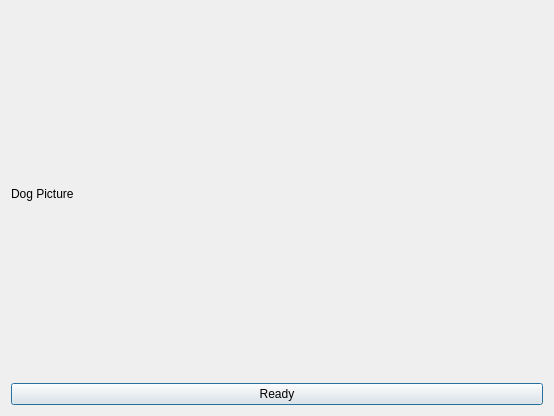
<?xml version="1.0" encoding="UTF-8"?>
<ui version="4.0">
 <class>Dialog</class>
 <widget class="QDialog" name="Dialog">
  <property name="geometry">
   <rect>
    <x>0</x>
    <y>0</y>
    <width>554</width>
    <height>416</height>
   </rect>
  </property>
  <property name="windowTitle">
   <string>Dialog</string>
  </property>
  <layout class="QHBoxLayout" name="horizontalLayout">
   <item>
    <layout class="QVBoxLayout" name="verticalLayout">
     <item>
      <widget class="QLabel" name="lbl_image">
       <property name="text">
        <string>Dog Picture</string>
       </property>
      </widget>
     </item>
     <item>
      <widget class="QPushButton" name="ready_btn">
       <property name="text">
        <string>Ready</string>
       </property>
      </widget>
     </item>
    </layout>
   </item>
  </layout>
 </widget>
 <resources/>
 <connections/>
</ui>
